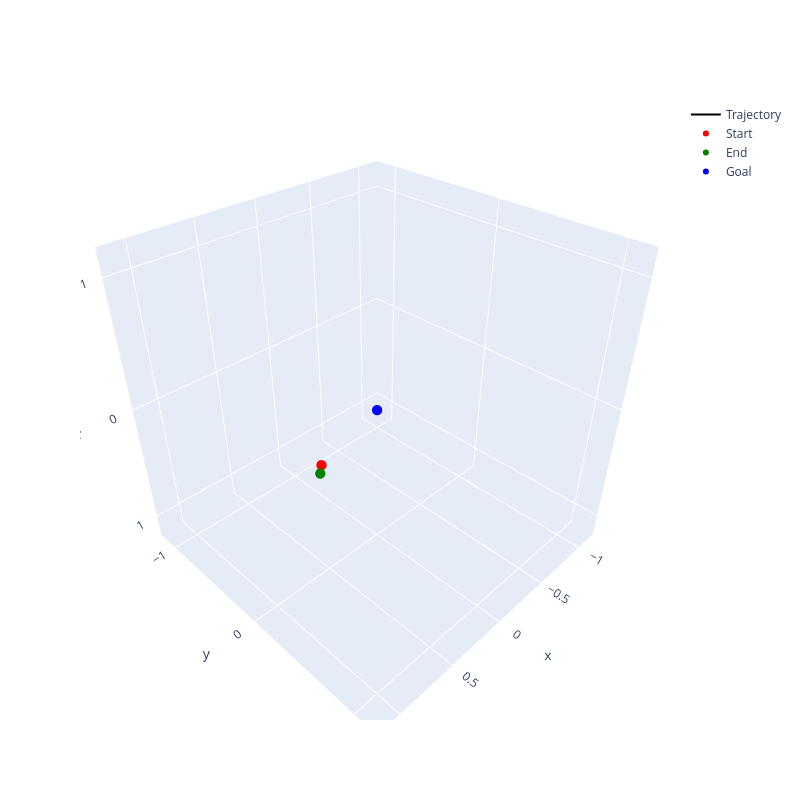

The notebook cell this image was saved under:
### Code cell
# Create figure
fig = go.Figure()

# Trajectory line
fig.add_trace(go.Scatter3d(
    x=states[:, 0],
    y=states[:, 1],
    z=states[:, 2],
    mode='lines',
    line=dict(color='black'),
    name='Trajectory'
))

# Start point
fig.add_trace(go.Scatter3d(
    x=[states[0, 0]],
    y=[states[0, 1]],
    z=[states[0, 2]],
    mode='markers',
    marker=dict(color='red', size=6),
    name='Start'
))

# End point
fig.add_trace(go.Scatter3d(
    x=[states[-1, 0]],
    y=[states[-1, 1]],
    z=[states[-1, 2]],
    mode='markers',
    marker=dict(color='green', size=6),
    name='End'
))

# Goal at origin
fig.add_trace(go.Scatter3d(
    x=[0],
    y=[0],
    z=[0],
    mode='markers',
    marker=dict(color='blue', size=6),
    name='Goal'
))

# Layout
fig.update_layout(
    scene=dict(
        xaxis=dict(title='x', range=[-1.2, 1.2]),
        yaxis=dict(title='y', range=[-1.2, 1.2]),
        zaxis=dict(title='z', range=[1.2, -1.2])  # Inverted Z-axis
    ),
    width=800,
    height=800,
    showlegend=True
)

fig.show()

### Figure 1 — Plotly figure (JSON) as saved in the notebook; plotly's stock layout.template omitted (floating-point values rounded to 4 significant figures)
{"data": [{"line": {"color": "black"}, "mode": "lines", "name": "Trajectory", "type": "scatter3d", "x": [0.4867, 0.4904, 0.4941, 0.4978, 0.5015, 0.5053, 0.509, 0.5128, 0.5166], "y": [-0.04745, -0.04704, -0.04622, -0.04495, -0.04317, -0.04075, -0.03759, -0.03358, -0.02873], "z": [0.2379, 0.2424, 0.247, 0.2518, 0.2569, 0.2623, 0.2682, 0.275, 0.2829]}, {"marker": {"color": "red", "size": 6}, "mode": "markers", "name": "Start", "type": "scatter3d", "x": [0.4867], "y": [-0.04745], "z": [0.2379]}, {"marker": {"color": "green", "size": 6}, "mode": "markers", "name": "End", "type": "scatter3d", "x": [0.5166], "y": [-0.02873], "z": [0.2829]}, {"marker": {"color": "blue", "size": 6}, "mode": "markers", "name": "Goal", "type": "scatter3d", "x": [0], "y": [0], "z": [0]}], "layout": {"height": 800, "scene": {"xaxis": {"range": [-1.2, 1.2], "title": {"text": "x"}}, "yaxis": {"range": [-1.2, 1.2], "title": {"text": "y"}}, "zaxis": {"range": [1.2, -1.2], "title": {"text": "z"}}}, "showlegend": true, "width": 800}}
